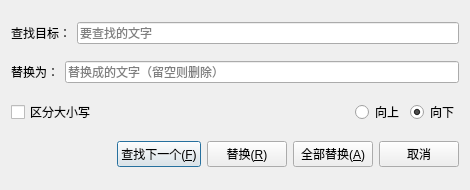
<?xml version="1.0" encoding="UTF-8"?>
<ui version="4.0">
 <class>ReplaceDialog</class>
 <widget class="QDialog" name="ReplaceDialog">
  <property name="geometry">
   <rect>
    <x>0</x>
    <y>0</y>
    <width>470</width>
    <height>190</height>
   </rect>
  </property>
  <property name="windowTitle">
   <string>替换</string>
  </property>
  <property name="modal">
   <bool>false</bool>
  </property>
  <layout class="QVBoxLayout" name="verticalLayout">
   <item>
    <layout class="QHBoxLayout" name="rowSearch">
     <item>
      <widget class="QLabel" name="labelFind">
       <property name="text">
        <string>查找目标：</string>
       </property>
      </widget>
     </item>
     <item>
      <widget class="QLineEdit" name="editFind">
       <property name="placeholderText">
        <string>要查找的文字</string>
       </property>
      </widget>
     </item>
    </layout>
   </item>
   <item>
    <layout class="QHBoxLayout" name="rowReplace">
     <item>
      <widget class="QLabel" name="labelReplace">
       <property name="text">
        <string>替换为：</string>
       </property>
      </widget>
     </item>
     <item>
      <widget class="QLineEdit" name="editReplace">
       <property name="placeholderText">
        <string>替换成的文字（留空则删除）</string>
       </property>
      </widget>
     </item>
    </layout>
   </item>
   <item>
    <layout class="QHBoxLayout" name="rowOptions">
     <item>
      <widget class="QCheckBox" name="chkCase">
       <property name="text">
        <string>区分大小写</string>
       </property>
      </widget>
     </item>
     <item>
      <spacer name="spacerOptions">
       <property name="orientation">
        <enum>Qt::Horizontal</enum>
       </property>
       <property name="sizeHint" stdset="0">
        <size>
         <width>40</width>
         <height>20</height>
        </size>
       </property>
      </spacer>
     </item>
     <item>
      <widget class="QRadioButton" name="rbUp">
       <property name="text">
        <string>向上</string>
       </property>
      </widget>
     </item>
     <item>
      <widget class="QRadioButton" name="rbDown">
       <property name="text">
        <string>向下</string>
       </property>
       <property name="checked">
        <bool>true</bool>
       </property>
      </widget>
     </item>
    </layout>
   </item>
   <item>
    <layout class="QHBoxLayout" name="rowButtons">
     <item>
      <spacer name="spacerButtons">
       <property name="orientation">
        <enum>Qt::Horizontal</enum>
       </property>
       <property name="sizeHint" stdset="0">
        <size>
         <width>40</width>
         <height>20</height>
        </size>
       </property>
      </spacer>
     </item>
     <item>
      <widget class="QPushButton" name="btnFind">
       <property name="text">
        <string>查找下一个(&amp;F)</string>
       </property>
       <property name="autoDefault">
        <bool>true</bool>
       </property>
      </widget>
     </item>
     <item>
      <widget class="QPushButton" name="btnReplace">
       <property name="text">
        <string>替换(&amp;R)</string>
       </property>
      </widget>
     </item>
     <item>
      <widget class="QPushButton" name="btnReplaceAll">
       <property name="text">
        <string>全部替换(&amp;A)</string>
       </property>
      </widget>
     </item>
     <item>
      <widget class="QPushButton" name="btnCancel">
       <property name="text">
        <string>取消</string>
       </property>
      </widget>
     </item>
    </layout>
   </item>
  </layout>
 </widget>
 <resources/>
 <connections/>
</ui>
